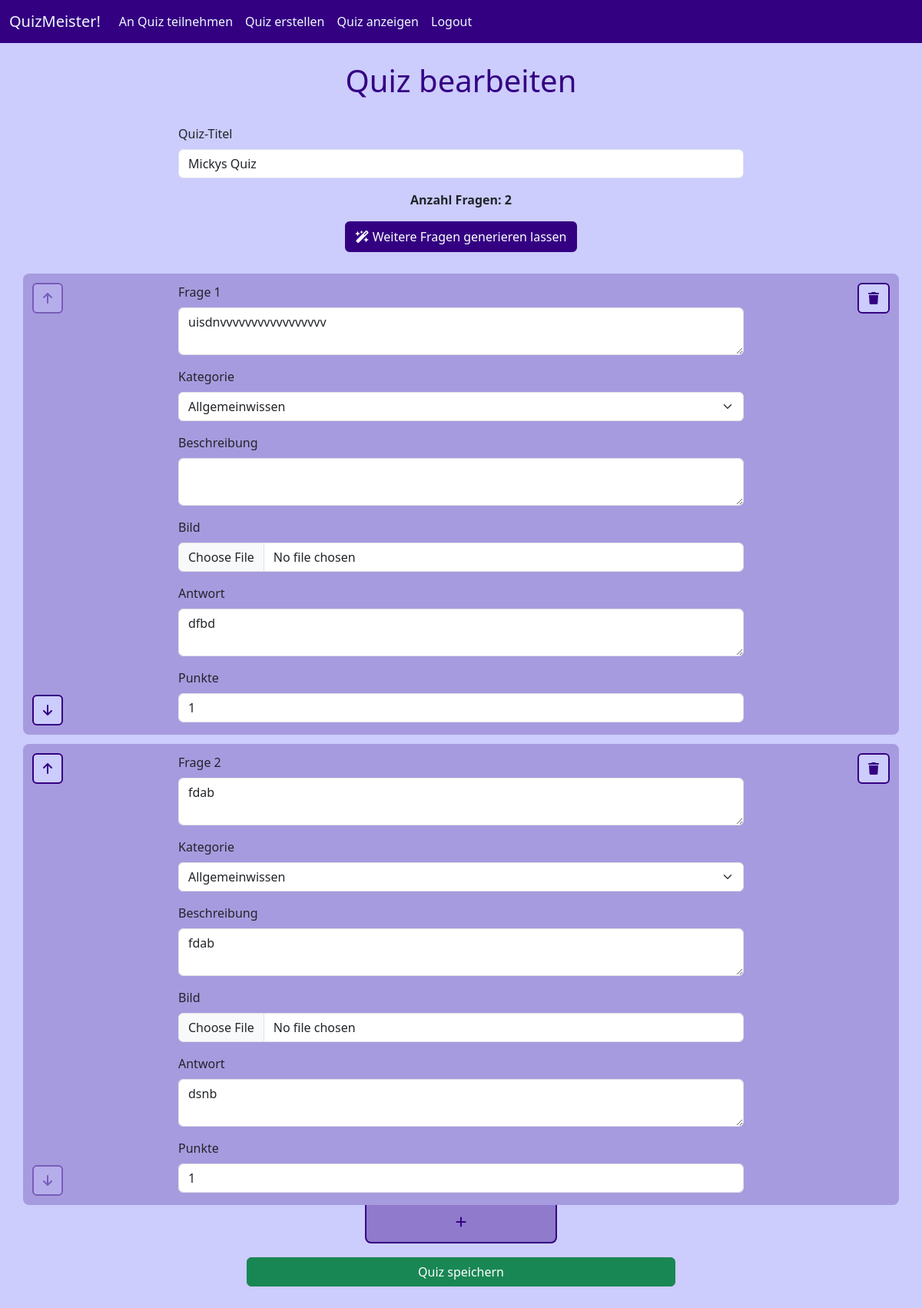
The app's page /editquiz/5 (signed in) with its own data.
### tables this page shows
CREATE TABLE quizzes (quiz_id INTEGER PRIMARY KEY AUTOINCREMENT, title TEXT NOT NULL, number_of_questions INTEGER, user_id INTEGER NOT NULL);

CREATE TABLE questions (quiz_id INTEGER NOT NULL, question_id INTEGER NOT NULL, question TEXT NOT NULL, category TEXT NOT NULL, description TEXT, image TEXT, answer TEXT NOT NULL, points NUMERIC NOT NULL, PRIMARY KEY (quiz_id, question_id));

### quizzy.py (the view, shortened to what this page needs)
@app.route("/editquiz/<int:quiz_id>", methods=["GET", "POST"])
def editquiz(quiz_id):
    with sqlite3.connect("quizzy.db") as con:
        cur = con.cursor()
        cur.execute("SELECT * FROM quizzes WHERE quiz_id = (?)", (quiz_id,))
        quiz = cur.fetchone()
        cur.execute("SELECT * FROM questions WHERE quiz_id = (?)", (quiz_id,))
        questions = cur.fetchall()
    if quiz == None:
        return "Quiz nicht gefunden.", 404
    else:
        return render_template("editquiz.html", quiz=quiz, questions=questions)

### quizzy.py (called while the page is built)
@app.before_request
def require_login():
    allowed_routes = ["register", "login", "static"]
    if "username" not in session and request.endpoint not in allowed_routes:
        return redirect(url_for("login"))

### templates/editquiz.html (shortened to what this page needs)
<!DOCTYPE html>
<html lang="en">
{% include 'head.html' %}
<body>
    {% include 'navbar.html' %}
    <h1>Quiz bearbeiten</h1>
    <div class="container text-start">
        <form action="{{ url_for('editquiz', quiz_id=quiz[0]) }}" method="POST" enctype="multipart/form-data">
            <div class="row justify-content-center">
                <div class="col-8">
                    <div class="mb-3">
                        <label class="form-label">Quiz-Titel</label>
                        <input class="form-control" type="text" name="title" value="{{ quiz[1] }}" required></input>
                    </div>
                    <div class="text-center">
                        <div class="mb-3"><strong>Anzahl Fragen: <span id="question-counter">{{ quiz[2]
                                    }}</span></strong></div>
                        <button type="button" class="btn btn-secondary mb-3" data-bs-toggle="modal"
                            data-bs-target="#generateQuestionsModal"><i class="fa-solid fa-wand-magic-sparkles"></i>
                            Weitere Fragen generieren lassen</button>
                    </div>
                </div>
            </div>
            <div id="questions">
                {% for question in questions %}
                <div class="question" id="question-{{ question[1]-1 }}">
                    <div class="row justify-content-center with-background" style="padding-top: 12px;margin-top: 12px;">
                        <div class="col-2 position-relative">
                            <div class="position-absolute top-0 start-0"><button class="btn btn-primary"
                                    id="move-up-btn-{{ question[1]-1 }}" type="button" style="margin-left: 12px;"
                                    onclick="moveQuestionUp('{{ question[1]-1 }}')" {{ "disabled" if question[1]-1==0
                                    }}><i class="fa-solid fa-arrow-up"></i></button></div>
                            <div class="position-absolute bottom-0 start-0"><button class="btn btn-primary"
                                    id="move-down-btn-{{ question[1]-1 }}" type="button"
                                    style="margin-left: 12px; margin-bottom: 12px;"
                                    onclick="moveQuestionDown('{{ question[1]-1 }}')" {{ "disabled" if
                                    question[1]==questions|length }}><i class="fa-solid fa-arrow-down"></i></button>
                            </div>
                        </div>
                        <div class="col-8">
                            <div class="mb-3">
                                <label name="inputQuestion" class="form-label">Frage {{ question[1]
                                    }}</label>
                                <textarea class="form-control" type="text" id="question" rows="2"
                                    name="questions[{{ question[1]-1 }}][question]"
                                    required>{{  question[2] }}</textarea>
                            </div>
                            <div class="mb-3">
                                <label class="form-label">Kategorie</label>
                                <select class="form-select" id="category"
                                    name="questions[{{ question[1]-1 }}][category]" required>
                                    <option {{ "selected" if question[3]=="Allgemeinwissen" }}>Allgemeinwissen</option>
                                </select>
                            </div>
                            <div class="mb-3">
                                <label class="form-label">Beschreibung</label>
                                <textarea class="form-control" type="text" id="description" rows="2"
                                    name="questions[{{ question[1]-1 }}][description]">{{ question[4] }}</textarea>
                            </div>
                            {% if question[5] != None %}
                            <div class="mb-3" id="image-{{ question[1]-1 }}">
                                <input class="form-control" type="text" id="image-filename"
                                    name="questions[{{ question[1]-1 }}][image-filename]" value="{{ question[5] }}"
                                    hidden></input>
                                <label class="form-label">Bild</label><br>
                                <img class="img-fluid" style="max-width: 60%;"
                                    src="../static/FileUploads/{{ question[5] }}"></img></p>
                                <button class="btn btn-primary" type="button"
                                    onclick="deleteImage('{{ question[1]-1 }}')"><i class="fa-solid fa-trash"></i> Bild
                                    löschen oder ändern</button>
                            </div>
                            {% else %}
                            <div class="mb-3">
                                <label class="form-label">Bild</label>
                                <input class="form-control" type="file" id="image"
                                    name="questions[{{ question[1]-1 }}][image]"></input>
                            </div>
                            {% endif %}
                            <div class="mb-3">
                                <label class="form-label">Antwort</label>
                                <textarea class="form-control" type="text" id="answer" rows="2"
                                    name="questions[{{ question[1]-1 }}][answer]" required>{{ question[6] }}</textarea>
                            </div>
                            <div class="mb-3">
                                <label class="form-label">Punkte</label>
                                <input class="form-control" type="number" id="points"
                                    name="questions[{{ question[1]-1 }}][points]" value="{{ question[7] }}" min="0"
                                    max="5" step="0.5" required></input>
                            </div>
                        </div>
                        <div class="col-2 text-end">
                            <button class="btn btn-primary" type="button" id="delete-question-btn-{{ question[1]-1 }}"
                                onclick="deleteQuestion('{{ question[1]-1 }}')" {{ "disabled" if questions|length==1
                                }}><i class="fa-solid fa-trash"></i></button>
                        </div>
                    </div>
                </div>
                {% endfor %}
            </div>
            <div class="d-flex col-12 justify-content-center">
                <div class="btn-add" type="button" onclick="addQuestion()">
                    <i class="fa-solid fa-plus"></i>
                </div>
            </div>
            <div class="d-grid gap-2 col-6 mx-auto" style="padding-top: 18px;">
                <button class="btn btn-success" type="submit">Quiz speichern</button>
            </div>
        </form>
    </div>
    {% include 'footer.html' %}
</body>
</html>

### static/style.css (style rules this page uses)
body { text-align: center; background-color: #ccccfd; }
h1 { color: rgb(52, 0, 130); padding-top: 25px; padding-bottom: 25px; }
.btn-primary { background-color: #ccccfd; border-color: rgb(52, 0, 130); border-width: 2px; color: rgb(52, 0, 130); font-weight: 500; }
.btn-primary:disabled { background-color: #ccccfd; border-color: rgb(52, 0, 130); border-width: 2px; color: rgb(52, 0, 130); font-weight: 500; opacity: 40%; }
.btn-secondary { background-color: rgb(52, 0, 130); border-color: rgb(52, 0, 130); font-weight: 500; border-width: 2px; }
.btn-add { width: 250px; height: 50px; border: 2px solid rgb(52, 0, 130); border-top: 0px; border-bottom-right-radius: 8px; border-bottom-left-radius: 8px; color: rgb(52, 0, 130); background-color: rgba(52, 0, 130, 0.402); text-align: center; padding: 10px; }
.with-background { background-color: rgba(52, 0, 130, 0.244); border-style: solid; border-width: 0px; border-radius: 8px; }

### records on screen
quizzes: title "Mickys Quiz", number_of_questions "2"
questions: question "1", question "uisdnvvvvvvvvvvvvvvvvv", answer "dfbd", points "1"
questions: question "2", question "fdab", description "fdab", answer "dsnb", points "1"
